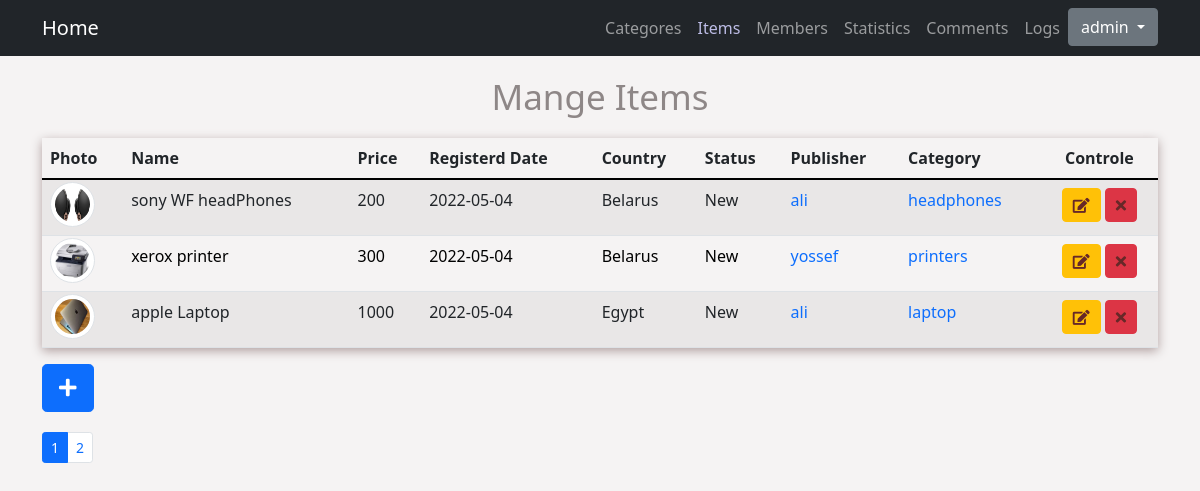
Page /admin/items.php (signed in) on the committed database.
### tables this page shows
CREATE TABLE `items` (
  `item_id` int(11) NOT NULL,
  `item_name` varchar(255) NOT NULL,
  `item_desc` text NOT NULL,
  `price` varchar(255) NOT NULL,
  `add_date` date NOT NULL,
  `country` varchar(255) NOT NULL,
  `image` varchar(255) NOT NULL,
  `status` varchar(255) NOT NULL,
  `rating` smallint(6) NOT NULL,
  `apporove` tinyint(4) NOT NULL DEFAULT 0,
  `cat_id` int(11) NOT NULL,
  `member_id` int(11) NOT NULL,
  `item_tags` varchar(255) NOT NULL
);

CREATE TABLE `users` (
  `userId` int(11) NOT NULL COMMENT 'to identify users',
  `userName` varchar(255) NOT NULL COMMENT 'user name to login',
  `password` varchar(255) NOT NULL COMMENT 'password to login',
  `email` varchar(255) NOT NULL,
  `fullname` varchar(255) NOT NULL,
  `date` date NOT NULL DEFAULT current_timestamp() COMMENT 'date when user join',
  `groupId` int(11) NOT NULL DEFAULT 0 COMMENT 'to identifiy members from admins',
  `trustStatus` int(11) NOT NULL DEFAULT 0 COMMENT 'seler rank',
  `regStatus` int(11) NOT NULL DEFAULT 0 COMMENT 'user apporovel',
  `image` varchar(255) NOT NULL
);

CREATE TABLE `categores` (
  `id` int(11) NOT NULL COMMENT 'The Id Of The Categorey',
  `name` varchar(255) NOT NULL COMMENT 'The Category ame',
  `description` text NOT NULL,
  `ordering` int(11) DEFAULT NULL,
  `visibilty` tinyint(4) NOT NULL DEFAULT 0 COMMENT 'zero is visible \r\none is hidden',
  `allowComment` tinyint(4) NOT NULL DEFAULT 0,
  `allowAds` tinyint(4) NOT NULL DEFAULT 0,
  `parent` int(11) NOT NULL
);

### admin/items.php (the view, shortened to what this page needs)
<?php
    if(isset($_SESSION["adminId"])){
        include "init.php" ;
        $do = isset($_GET["do"]) ? $_GET["do"] : 'Mange' ;
        if($do =="Mange"){
            $item_count = 3 ;
            $page = '';
            if(isset($_GET["page"])){
                $page = $_GET["page"] ;
            } else{
                $page = 1;
            }
            $start_from = ( $page - 1 ) * $item_count ;
            echo '<h2 class="h1 text-center">Mange Items</h2>' ;
            $stmt = $con->prepare("SELECT
                                        items.* , users.userName As publisher, categores.name As category
                                    FROM
                                        items
                                    INNER JOIN
                                        categores
                                    ON
                                        categores.id = items.cat_id
                                    INNER JOIN
                                        users
                                    ON
                                        users.userId = items.member_id
                                    ORDER BY items.item_id DESC LIMIT $start_from, $item_count");
            $stmt->execute() ;
            $count = $stmt->rowCount() ;
            if($count){
                ?>
            <div class="container">
                <table class="table table-striped col-sm-12">
                    <thead>
                        <tr>
                            <th scope="col">Photo</th>
                            <th scope="col">Name</th>
                            <th scope="col">Price</th>
                            <th scope="col">Registerd Date</th>
                            <th scope="col">Country</th>
                            <th scope="col">Status</th>
                            <th scope="col">Publisher</th>
                            <th scope="col">Category</th>
                            <th scope="col" class="text-center">Controle</th>
                        </tr>
                    </thead>
                <tbody>
    <?php
                $rows = $stmt->fetchAll() ;
                foreach($rows as $row){
    ?>
                        <tr>
                            <td>
                                <?php
                                    $img_arr = explode('/',$row["image"]);
                                    if(!empty($img_arr)){
                                        if(isset($_GET["item_id"]) &&$_GET["item_id"] !='' && count($img_arr) > 1){
                                            echo "SLIDER" ;
                                        }else{
                                            echo '<a href="../items.php?item_id='.$row["item_id"].'"><img src="upload\images\\' . $img_arr[0] . '" class="avatar img-fluid img-thumbnail rounded-circle" alt="pro-photo"></a>'  ;
                                        }
                                    }else{
                                        echo '<a href="../items.php?item_id='.$row["item_id"].'"><img src="upload\images\constad.jpg" class="avatar img-fluid img-thumbnail rounded-circle" alt="const-pro"></a>'  ;
                                    }
                                ?>
                            </td>
                            <td><?php echo $row["item_name"] ;  ?></td>
                            <td><?php echo $row["price"] ;  ?></td>
                            <td><?php echo $row["add_date"] ; ?></td>
                            <td><?php echo $row["country"] ; ?></td>
                            <td>
                                <?php
                                    if($row["status"] == 1){
                                        echo 'New' ;
                                    }elseif($row["status"] == 2){
                                        echo 'Like New' ;
                                    }elseif($row["status"] == 3){
                                        echo 'Used' ;
                                    }elseif($row["status"] == 4){
                                        echo 'Old' ;
                                    }elseif($row["status"] == 5){
                                         echo 'VeryfOld' ;
                                    }
                                ?>
                            </td>
                            <?php
                            $q = '' ;
                            if(strtolower($_SESSION["admin"]) == strtolower($row["publisher"])){
                                $q = '' ;
                            }else{
                                $q = '?publisher='.$row["publisher"] ;
                            }
                            ?>
                            <td><a href="../profile.php<?php echo $q ; ?>"><?php echo $row["publisher"] ; ?></a></td>
                            <td><a href="../categores.php?pageId=<?php echo $row["cat_id"] ; ?>&catName=<?php echo $row["category"] ; ?>"><?php echo $row["category"] ; ?></a></td>
                            <td><a class="btn btn-warning btn-md"href="?do=Edit&item_id=<?php echo $row["item_id"] ;  ?>"><i class="fa fa-edit fw"></i></a>
                            <a class="btn btn-danger btn-md confirm" href="?do=Delete&item_id=<?php echo $row["item_id"] ;  ?>"><i class="fa fa-times fw confirm"></i></a>
                            </td>
                        </tr>
    <?php   } ?>
                    </tbody>
                </table>
            </div>
    <?php   }else{
                echo "<div class='container alert alert-danger text-center' style='margin-top:100px'><h2 class='h1'>There Is No data !!</h2></div>" ;
            }  ?>
            <div class='container'>
                <div class="row">
                    <div class='col-sm-12'>
                        <div class="float-right">
                            <a class='btn btn-primary btn-lg' style='margin-bottom:20px' href='?do=Add'>
                                <i class='fa fa-plus'></i>
                            </a>
                        </div>
                    </div>
                </div>
                <div class='row'>
                    <div class="col-sm-12" >
                        <div class="float-left">
                            <nav aria-label="...">
                                <ul class="pagination pagination-sm">
                                    <?php
                                            $stmt = $con->prepare("SELECT
                                            items.* , users.userName As publisher, categores.name As category
                                            FROM
                                                items
                                            INNER JOIN
                                                categores
                                            ON
                                                categores.id = items.cat_id
                                            INNER JOIN
                                                users
                                            ON
                                                users.userId = items.member_id
                                            ORDER BY items.item_id DESC");
                                            $stmt->execute() ;
                                            $count = $stmt->rowCount() ;
                                            $pages_count = ceil($count/$item_count);
                                            if($pages_count>=1){
                                                echo '<li class="page-item '; if($_GET["page"] ==1 || !isset($_GET["page"]) ){ echo 'active' ; } echo '" aria-current="page"><a class="page-link" href="?page=1">1</a></li>';
                                            }
                                            for($i = 2; $i<=$pages_count;$i++){
                                                echo '<li class="page-item '; if($_GET["page"] ==$i){ echo 'active' ; } echo '" aria-current="page">';
                                                    echo '<a class="page-link" href="?page='.$i.'">'.$i.'</a>';
                                                echo '</li>';
                                            }
                                    ?>
                                </ul>
                            </nav>
                        </div>
                    </div>
                </div>
            </div>
   <?php }
        include "$tmpls"."footer.php" ;
    }else{
        header("location:index.php") ;
        exit() ;
    }
    ob_end_flush() ; ?>

### admin/layout/css/style.css (style rules this page uses)
* { margin: 0px ; padding: 0px ; box-sizing: border-box ; }
body { background-color: #eae6e675 ; }
.table-striped { box-shadow: 0px 3px 10px #b1a0a0 ; }
.table-striped tbody i { color: #672828; font-size: 15px; cursor: pointer; }
.table-striped tbody { color: #000; font-size: 16px ; }
.table-striped tbody tr td a { text-decoration: none; }
.table-striped tbody .btn { padding: 4px 10px ; }
.table-striped tbody tr td:last-child { text-align: center; }
.table-striped tbody tr td:last-child a { margin-bottom: 2px ; }
h2.h1 { font-size: 35px; color: #8e8787; margin: 20px 20px ; }
.avatar { width: 45px; height: 45px; margin-right: 2px; margin-top: -6px; }

### rows in the picture
items: shows a picture, item_name "sony WF headPhones", price "200", add_date "2022-05-04", country "Belarus", status "New", member.userName "ali", cat.name "headphones"
items: image (picture), item_name "xerox printer", price "300", add_date "2022-05-04", country "Belarus", status "New", member.userName "yossef", cat.name "printers"
items: image (picture), item_name "apple Laptop", price "1000", add_date "2022-05-04", country "Egypt", status "New", member.userName "ali", cat.name "laptop"

### other values in the picture
lang('HOME') "Home"
lang('SECTIONS') "Categores"
lang('ITEMS') "Items"
lang('MEMBERS') "Members"
lang('STATISTICS') "Statistics"
lang('COMMENTS') "Comments"
lang('LOGS') "Logs"
lang('Admin') "admin"
